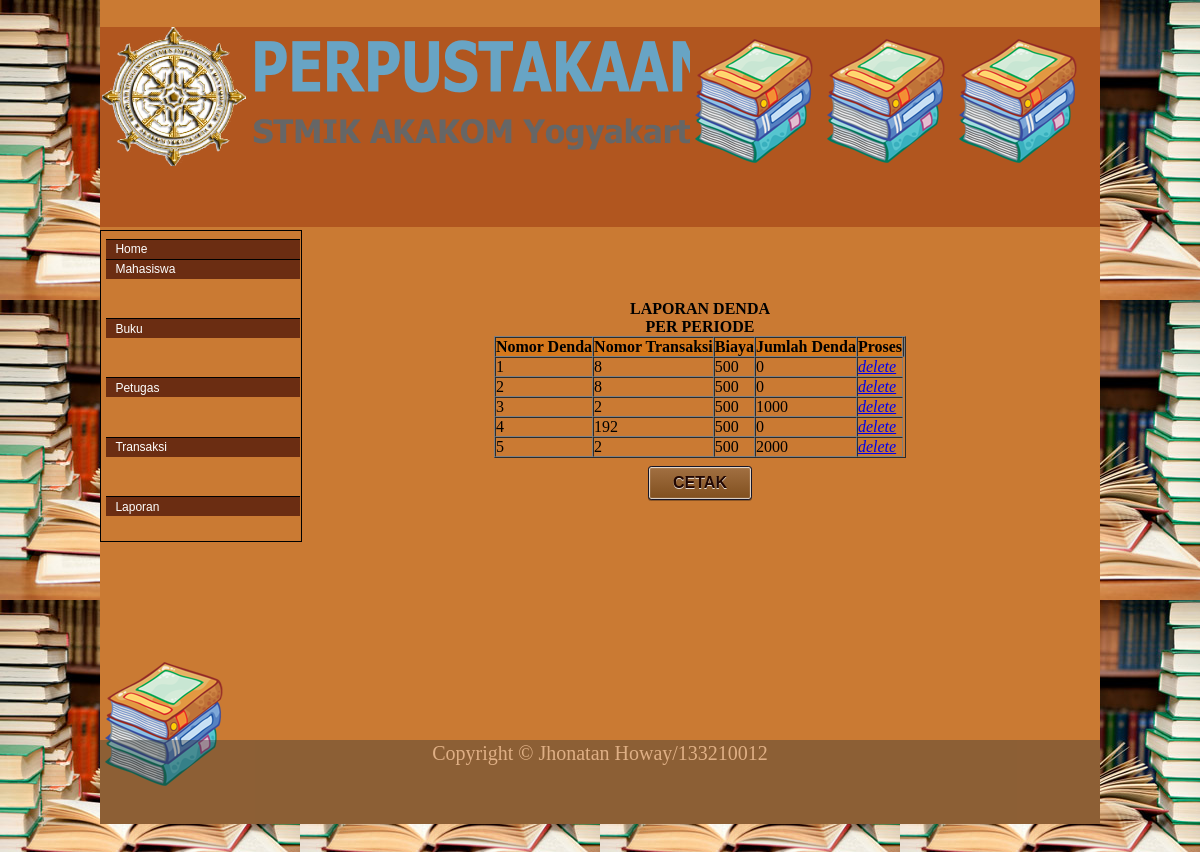
The app's page /page/tampil_laporandenda.php with its own data.
### tables this page shows
CREATE TABLE IF NOT EXISTS `denda` (
  `No_Denda` int(11) NOT NULL AUTO_INCREMENT,
  `Jml_denda` decimal(10,0) DEFAULT NULL,
  `Biaya` decimal(10,0) DEFAULT NULL,
  `No_Transaksi` int(11) NOT NULL DEFAULT '0',
  PRIMARY KEY (`No_Denda`,`No_Transaksi`),
  KEY `No_Transaksi` (`No_Transaksi`)
);

### page/tampil_laporandenda.php (the view, shortened to what this page needs)
<!DOCTYPE html>
<html>
<body background="gambar/mantap.jpg">
<link rel="stylesheet" href="../css/style.css"/>
<div id="wrap">
	<div id="header">
		<div id="title">
			<img src="gambar/1.png"/><br/></div>
		<div id="gambar">
			<img src="gambar/library.png"/>
			<img src="gambar/library.png"/>
			<img src="gambar/library.png"/>
		</div>
	</div>
	<div id="kiri">
		<div id="menu">
			<ul>
				<li><a href="index.php">Home</a></li>
				<li><a href="#">Mahasiswa</a>
				</li>
				<li><a href="#">Buku</a>
				</li>
				<li><a href="#">Petugas</a>
				</li>
				<li><a href="#">Transaksi</a>
				</li>
				<li><a href="#">Laporan</a>
				</li>
			</ul>
		</div>
		<div id="banner">
			<img src="gambar/library.png"/>
		</div>
	</div>
<div id="form1">
<?php
include_once 'koneksidb.php';
?>
<head>
<link rel="stylesheet" href="../css/style_mhs.css"/>
</head>
<body bgcolor="#df9233">
<table border='1' align='center' cellpadding="0" cellspacing="0">
<caption><b>LAPORAN DENDA </br> PER PERIODE</b></caption>
<tr bgcolor='#d5781c' align='center'>
<th>Nomor Denda</th>
<th>Nomor Transaksi</th>
<th>Biaya</th>
<th>Jumlah Denda</th>
<th colspan="6">Proses</th>
<th></th>
</tr>
<?php
$sql2 ="select No_Denda, No_Transaksi, Jml_denda, Biaya from denda";
$hasil2=mysqli_query($koneksi, $sql2);
?>
<?php
while ($row=mysqli_fetch_assoc($hasil2)){
echo "<tr>";
echo "<td> ".$row['No_Denda']."</td>";
echo "<td> ".$row['No_Transaksi']."</td>";
echo "<td> ".$row['Biaya']."</td>";
echo "<td> ".$row['Jml_denda']."</td>";
echo "<td><i><a href='delete_tampildenda.php?id=".$row['No_Denda']."'>delete</a> </i></td>";
echo "</tr>";
}
?>
</table>
<center><input type='button' value='CETAK' class='button' onclick='javascript:print();'></center>
</body>
	</div>
	<div id="footer">Copyright &copy; Jhonatan Howay/133210012</div>
	</div>
</body>
</html>

### css/style.css (style rules this page uses)
body { margin: 0; padding: 0; }
#wrap { max-width:1000px; margin: auto; background-color:#ca7a33; }
#header { position: relative; top:27px; max-width:1000px; height:200px; background-color:#b1561f; display: block; }
#title { font-family:Kristen ITC; font-size:16px; padding-left:2px; }
#gambar { position: absolute; width:400px; height:170px; top:10px; right:10px; background-color:#b1561f; }
#kiri { width:200px; margin-top:30px; min-height:510px; position: relative; display: block; float: left; }
#menu { position: absolute; width:200px; height:310px; display: block; border: 1px solid black; font-family:'Arial'; font-size:12px; text-decoration:none; }
#menu ul { padding:0; margin:.4em; list-style: none; text-align: left; }
#menu li { list-style-type:none; text-align: left; margin: 0; }
#menu li a { text-decoration: none; width: 175px; background-color:#6b2d12; border-top:1px solid black; padding: .2em .8em; display: block; color:white; }
#menu ul { padding:0px; margin-top:8px; }
#menu a { color:#000; text-decoration:none; display: block; width: 18em; padding: .1em .2em; }
#banner { position: absolute; top:430px; width:200px; min-height:200px; display: block; margin-bottom:200px; }
#footer { clear: both; max-width:1000px; color:#ffffff; font-size:20px; font-family: monotype corsiva; text-align:center; background-color:#303738; height:80px; padding:2px; opacity:0.4; filter:alpha(opacity=40); }

### css/style_mhs.css (style rules this page uses)
body { margin:0; padding:0; }
.button { display: inline-block; white-space: nowrap; background-color: #a27042; background-image: -webkit-gradient(linear, left top, left bottom, from(#a27042), to(#804f1e)); background-image: -webkit-linear-gradient(top, #a27042, #804f1e); background-image: -moz-linear-gradient(top, #a27042, #804f1e); background-image: -ms-linear-gradient(top, #a27042, #804f1e); background-image: -o-linear-gradient(top, #a27042, #804f1e); background-image: linear-gradient(top, #a27042, #804f1e); border: 1px solid #141427; padding: 0 1.5em; margin: 0.5em; font: bold 1em/2em Arial, Helvetica; text-decoration: none; color: #220702; text-shadow: 0 1px 0 rgba(255,255,255,.8); -moz-border-radius: .2em; -webkit-border-radius: .2em; border-radius: .2em; -moz-box-shadow: 0 0 1px 1px rgba(255,255,255,.8) inset, 0 1px 0 rgba(0,0,0,.3); -webkit-box-shadow: 0 0 1px 1px rgba(255,255,255,.8) inset, 0 1px 0 rgba(0,0,0,.3); box-shadow: 0 0 1px 1px rgba(255,255,255,.8) inset, 0 1px 0 rgba(0,0,0,.3); }
.button:before { background:#80481c; background: rgba(0,0,0,.1); float: left; width: 1em; text-align: center; font-size: 1.5em; margin: 0 1em 0 -1em; padding: 0 .2em; -moz-box-shadow: 1px 0 0 rgba(0,0,0,.5), 2px 0 0 rgba(255,255,255,.5); -webkit-box-shadow: 1px 0 0 rgba(0,0,0,.5), 2px 0 0 rgba(255,255,255,.5); box-shadow: 1px 0 0 rgba(0,0,0,.5), 2px 0 0 rgba(255,255,255,.5); -moz-border-radius: .15em 0 0 .15em; -webkit-border-radius: .15em 0 0 .15em; border-radius: .15em 0 0 .15em; pointer-events: none; }
#form1 { text-align: left; font-style: normal; margin-top:100px; padding-left:200px; }

### records on screen
denda: No_Denda "1", No_Transaksi "8", Biaya "500", Jml_denda "0"
denda: No_Denda "2", No_Transaksi "8", Biaya "500", Jml_denda "0"
denda: No_Denda "3", No_Transaksi "2", Biaya "500", Jml_denda "1000"
denda: No_Denda "4", No_Transaksi "192", Biaya "500", Jml_denda "0"
denda: No_Denda "5", No_Transaksi "2", Biaya "500", Jml_denda "2000"
